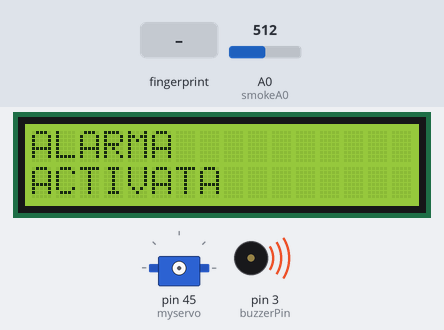
A sketch run on a simulated Arduino Mega 2560, built with avr-gcc and run on an emulated ATmega2560. On the bench: 16×2 character LCD, servo, buzzer (waves = sounding, pin HIGH). Inputs (shaded band) come from the test bench; at power-on: A0 (smokeA0) = 512. The modem accepts every AT command (registered, SIM ready, sends succeed) and sends nothing else; what the sketch prints to the serial monitor is not drawn.

Above: at 2.4 s.
2.5 s: finger stored as number 1 placed on the sensor
At 17.6 s:
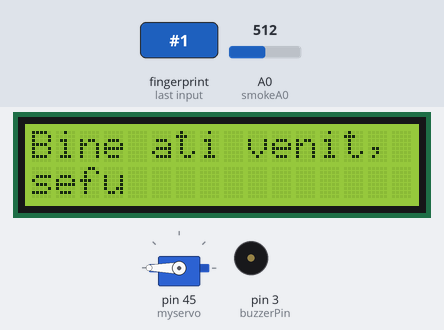
At 33.8 s:
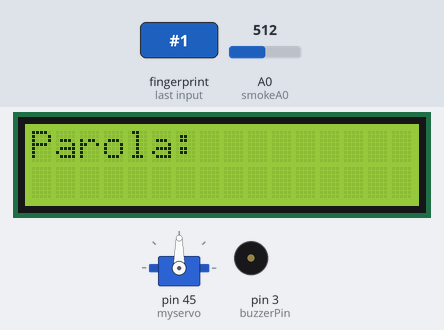
Timing chart, 0 to 50.7 s (numbered marks = the images above; inputs shaded):
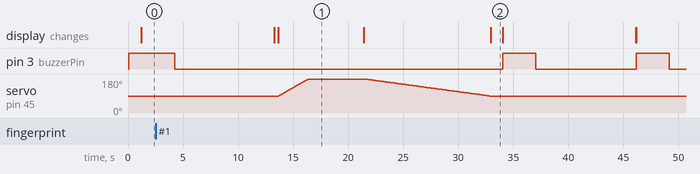

The sketch:

Intrare-Parcare-Licenta.ino
```cpp
#include <SoftwareSerial.h>

//gsm module
SoftwareSerial GPS(50, 51);

//fingerprint sensor
#include <Adafruit_Fingerprint.h>
#define RXPIN 11
#define TXPIN 12
SoftwareSerial mySerial(RXPIN, TXPIN);
Adafruit_Fingerprint finger = Adafruit_Fingerprint(&mySerial);

//Cele doua librarii sunt folosite pentru LCD si modulul I2C
#include <Wire.h>
#include <LiquidCrystal_I2C.h>
//POSITIVE poate fi schimbat cu NEGAtIVE
//LiquidCrystal_I2C lcd(0x27,2,1,0,4,5,6,7,3,POSITIVE);
LiquidCrystal_I2C lcd(0x27,16,2);  // set the LCD address to 0x27 for a 16 chars and 2 line display
//LiquidCrystal_I2C lcd(0x3F,16,2);  // set the LCD address to 0x27 for a 16 chars and 2 line display

//Servo
#include <Servo.h>
Servo myservo;  // create servo object to control a servo
int pos = 0;    // variable to store the servo position

/*4x4 Matrix Keypad connected to Arduino
This code prints the key pressed on the keypad to the serial port*/
#include <Keypad.h>
#define Password_Lenght 7 // Give enough room for six chars + NULL char
char Data[Password_Lenght]; // 6 is the number of chars it can hold + the null char = 7
char Master[Password_Lenght] = "123456";
char Master2[Password_Lenght] = "678900";
char Master3[Password_Lenght] = "135790";
char Master4[Password_Lenght] = "246800";
char Master5[Password_Lenght] = "142530";

byte data_count = 0, master_count = 0;
bool Pass_is_good;
char customKey;

const byte numRows= 4; //number of rows on the keypad
const byte numCols= 4; //number of columns on the keypad
//keymap defines the key pressed according to the row and columns just as appears on the keypad
char keymap[numRows][numCols]=
{
{'1', '2', '3', 'A'},
{'4', '5', '6', 'B'},
{'7', '8', '9', 'C'},
{'*', '0', '#', 'D'}
};
//Code that shows the the keypad connections to the arduino terminals
byte rowPins[numRows] = {22,23,24,25}; //Rows 0 to 3
byte colPins[numCols]= {26,27,28,29}; //Columns 0 to 3
//initializes an instance of the Keypad class
Keypad myKeypad= Keypad(makeKeymap(keymap), rowPins, colPins, numRows, numCols);

int smokeA0 = A0;
// Your threshold value. You might need to change it.
int sensorThres = 300;

int buzzerPin = 3; //Define buzzerPin


void setup()
{
  lcd.begin();

  pinMode(smokeA0, INPUT);

  pinMode(buzzerPin, OUTPUT); //Set buzzerPin as output
  digitalWrite(buzzerPin, HIGH);


  GPS.begin(9600);
  Serial.begin(9600);
  delay(100);
  GPS.println("AT+CMGF=1");


   Serial.println("\n\nAdafruit finger detect test");
  // set the data rate for the sensor serial port
  finger.begin(57600);
  if (finger.verifyPassword()) {
    Serial.println("Found fingerprint sensor!");
  } else {
    Serial.println("Did not find fingerprint sensor :(");
    while (1) { delay(1); }
  }
  finger.getTemplateCount();
  Serial.print("Sensor contains "); Serial.print(finger.templateCount); Serial.println(" templates");
  Serial.println("Waiting for valid finger...");

  arataPeEcran();

}

void loop()                     // run over and over again
{

  int analogSensor = analogRead(smokeA0);

  if (analogSensor > sensorThres)
  {
     activeazaAlarma();
  }

  mySerial.listen();
  getFingerprintIDez();

//  int incercare = getFingerprintIDez();
//  if(incercare == 1){
//     //what to do when the id is 1
//    }
//    delay(1000);
//  }

  customKey = myKeypad.getKey();
  if (customKey) // makes sure a key is actually pressed, equal to (customKey != NO_KEY)
  {

    Data[data_count] = customKey; // store char into data array
    lcd.setCursor(data_count,1); // move cursor to show each new char
    lcd.print(Data[data_count]); // print char at said cursor
    data_count++; // increment data array by 1 to store new char, also keep track of the number of chars entered
  }

  if(data_count == Password_Lenght-1) // if the array index is equal to the number of expected chars, compare data to master
  {
    lcd.clear();
    lcd.setCursor(0, 0);
    lcd.print("Parola este");


    if(!strcmp(Data, Master) || !strcmp(Data, Master2) || !strcmp(Data, Master3) || !strcmp(Data, Master4) || !strcmp(Data, Master5)) // equal to (strcmp(Data, Master) == 0)
      {
        lcd.setCursor(0, 1);
        lcd.print("Buna");
        pornesteBariera();

        }
        else{
        lcd.setCursor(0, 1);
      lcd.print("Gresita");
        }
    delay(1000);// added 1 second delay to make sure the password is completely shown on screen before it gets cleared.

  arataPeEcran();
  clearData();


    delay(50);            //don't ned to run this at full speed.

  }
}

// returns -1 if failed, otherwise returns ID #
int getFingerprintIDez() {
  uint8_t p = finger.getImage();
  if (p != FINGERPRINT_OK)  return -1;

  p = finger.image2Tz();
  if (p != FINGERPRINT_OK)  return -1;

  p = finger.fingerFastSearch();
  if (p != FINGERPRINT_OK)  return -1;

  // found a match!
  Serial.print("Found ID #"); Serial.print(finger.fingerID);
  Serial.print(" with confidence of "); Serial.println(finger.confidence);

  if(finger.fingerID == 1){
    Serial.println("A venit sefu'");
  }else if(finger.fingerID == 2){
    Serial.println("A venit administratorul");
  }else if(finger.fingerID == 3){
    Serial.println("A venit paznicul");
  }else if(finger.fingerID == 4){
    Serial.println("A venit angajatul 3");
  }

  verificaId(finger.fingerID);
  return finger.fingerID;
}

void verificaId(int id){


  if(id == 1){
        arataPeLCD("sefu");
        trimiteSMS("sefu");
  }else if(id == 2){
        arataPeLCD("dl. admin.");
        trimiteSMS("administratorul");
  }else if(id == 3){
        arataPeLCD("dl. paznic");
        trimiteSMS("paznicul");
  }else if(id == 4){
        arataPeLCD("dl. angajat #4");
        trimiteSMS("angajatul #4");
  }


  Serial.print(" Mesajul a fost trimis cu faptul ca a ajuns angajatul cu id-ul: ");
  Serial.println(id);

}

void trimiteSMS(String angajatul){

      GPS.listen();
      delay(50);
      GPS.println("AT+CMGS=\"+40736094704\"");
      delay(500);
      GPS.print("A venit ");
      GPS.print(angajatul);
      GPS.write( 0x1a ); // ctrl+Z character
      delay(500);


}

void arataPeLCD(String angajatul){


    lcd.clear();
    lcd.print("Bine ati venit,");
    lcd.setCursor(0, 1);
    lcd.print(angajatul);

    pornesteBariera();


}

void pornesteBariera(){
  for (pos = 90; pos <= 180; pos += 1) { // goes from 0 degrees to 180 degrees
        // in steps of 1 degree
          myservo.attach(45);// attaches the servo on pin 47 to the servo object
        myservo.write(pos);              // tell servo to go to position in variable 'pos'
        delay(30);                       // waits 15ms for the servo to reach the position
  }
  delay(5000);
  for (pos = 180; pos >= 90; pos -= 1) { // goes from 180 degrees to 0 degrees
    myservo.write(pos);              // tell servo to go to position in variable 'pos'
     lcd.clear();
      lcd.print("Cade bariera, ");
    lcd.setCursor(0,1);
    lcd.print("nu intrati!");
    delay(100);
      }
  myservo.detach();

  arataPeEcran();
}

void clearData()
{
  while(data_count !=0)
  {   // This can be used for any array size,
    Data[data_count--] = 0; //clear array for new data
  }
  return;
}

void arataPeEcran(){
  lcd.clear();
  lcd.setCursor(0,0);
  lcd.print("Parola:");
}

void activeazaAlarma(){
  lcd.clear();
  lcd.setCursor(0,0);
  lcd.print("ALARMA");
  lcd.setCursor(0,1);
  lcd.print("ACTIVATA");

  beep();


  GPS.listen();
  GPS.println("AT+CMGS=\"+40736094704\"");
  delay(500);
  GPS.print("ALARMA ACTIVATA!!!");
//  GPS.print(angajatul);
  GPS.write( 0x1a ); // ctrl+Z character
  delay(500);

  delay(5000);

  arataPeEcran();

}

void beep() { //creating function
  digitalWrite(buzzerPin, HIGH);
  delay(3000);
  digitalWrite(buzzerPin, LOW);
  delay(3000);

}
```

Measured:
- after the input at 2.5 s, servo on pin 45 (myservo): rises from 90° to 180° in 2.7 s, then falls to 90° in 16.5 s
- what the display in image 2 shows lasts 1.2 s, from 32.9 s to 34.1 s
